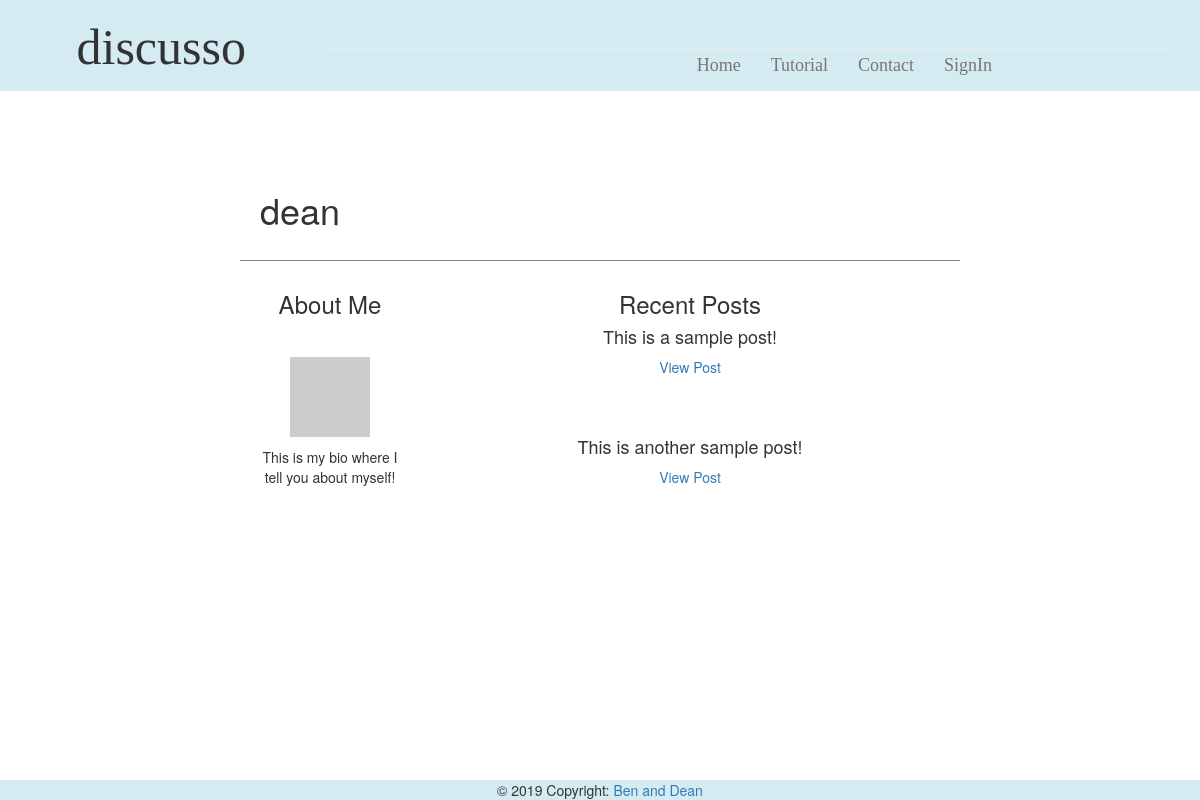
The app's page /profile/1 with its own data.
### app/models.py (models this page shows, shortened)
class User(UserMixin, db.Model):
    id = db.Column(db.Integer, primary_key=True)
    username = db.Column(db.String(64), index=True, unique=True)
    bio = db.Column(db.String(248))
    passwd_hash = db.Column(db.String(128))
    email = db.Column(db.String(120), index=True, unique=True)
    admin = db.Column(db.Boolean)
    def avatar(self, size):
        digest = md5(self.email.lower().encode('utf-8')).hexdigest()
        return 'https://www.gravatar.com/avatar/{}?d=identicon&s={}'.format(
            digest, size)
    posts = db.relationship('Post', backref='author', lazy='dynamic')
    replies = db.relationship('Reply', backref='author', lazy='dynamic')

class Post(db.Model):
    id = db.Column(db.Integer, primary_key=True)
    title = db.Column(db.String(64))
    desc = db.Column(db.String(248))
    blesses = db.Column(db.Integer, default=0)
    curses = db.Column(db.Integer, default=0)
    timestamp = db.Column(db.DateTime, index=True, default=datetime.utcnow)
    user_id = db.Column(db.Integer, db.ForeignKey('user.id'))
    p_replies = db.relationship('Reply', backref='ogPost', lazy='dynamic')
    user_votes = db.relationship('Post_BC', backref='post', lazy='dynamic')

### app/routes.py (the view)
@app.route('/profile/<userid>')
def profile(userid):
    allPost= Post.query.all()
    myUser = User.query.get(userid)
    if myUser == None:
        return redirect(url_for('homepage'))
    return render_template('profile.html', title='Profile', user=myUser, post=allPost)

### app/templates/profile.html (shortened to what this page needs)
{% extends "topbar.html" %}
{% block content %}
<div class="container-fluid">
  <div class="leftSide col-lg-2">
  </div>
  <div class="mainArea col-lg-8">
    <div class="container-fluid">
      <div class="special">
        <h1> {{user.username}}</h1>
      </div>
      <div class="profileLeft col-lg-3">
        <h3>About Me</h3>
        <br>
        <div class="imgBox">
          <img src="{{ user.avatar(128) }}">
        </div>
        <p> {{user.bio}}</p>
      </div>
      <div class="profileRight col-lg-9">
        <h3>Recent Posts</h3>
        {% for p in post %}
        {%if p.user_id == user.id %}
        <h4> {{ p.title }}</h4>
        <p><a href="{{ url_for('topic',postid = '') }}{{p.id}}"> View Post </a> </p>
        <br><br>
        {% endif %}
        {% endfor %}
      </div>
    </div>
  </div>
  <div class="leftSide col-lg-2">
  </div>
</div>
{% endblock %}

### app/static/stylesheet.css (style rules this page uses)
@media (min-width: 900px) { body { padding-top: 150px; } }
.special { padding: 20px; border-bottom: 1px solid grey; margin-bottom: 10px; }
.profileLeft { text-align: center; }
.profileRight { text-align: center; }
.imgBox { padding: 10px; text-align: center; }

### records on screen
User: username "dean", bio "This is my bio where I tell you about myself!"
Post: title "This is a sample post!"
Post: title "This is another sample post!"
